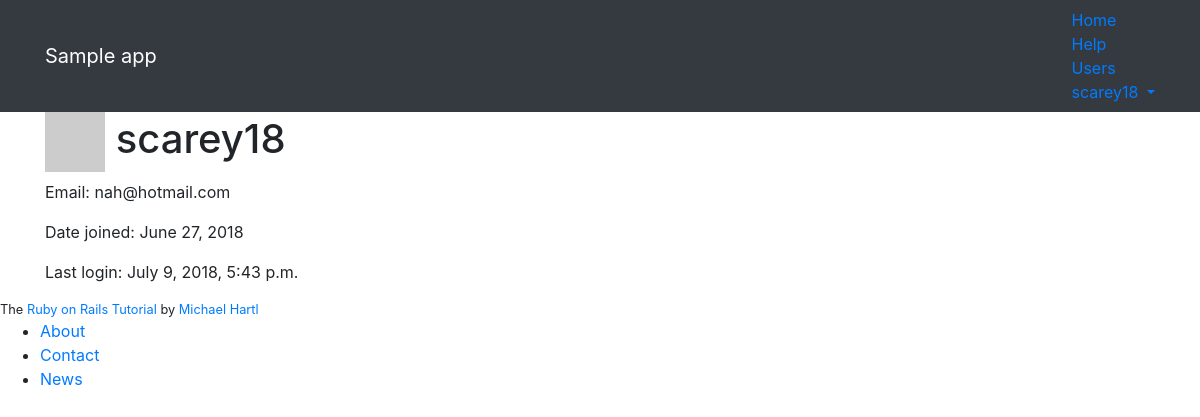
The app's page /users/1 (signed in), older data.
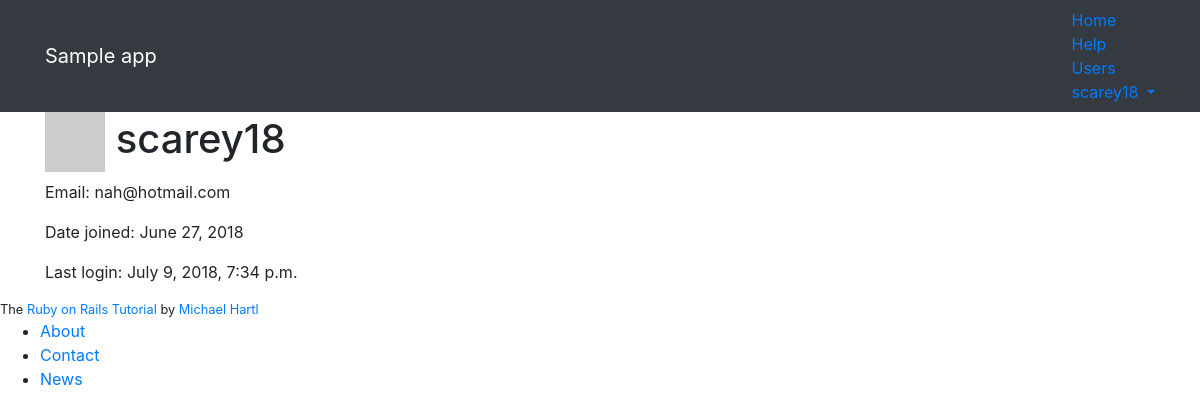
The same page, newer data.
### static_pages/models.py (models this page shows, shortened)
class User(AbstractUser):
    def gravatar(self, size=60):
        digest = hashlib.md5(self.email.encode()).hexdigest()
        url = f'http://www.gravatar.com/avatar/{digest}'
        return mark_safe(f'<img src="{url}" height="{size}" width="{size}" class="gravatar">')

### static_pages/views.py (the view)
# urls.py: path('users/<int:pk>', views.UserProfile.as_view(), name='profile'),
class UserProfile(LoginRequiredMixin, DetailView):
	model = User
	template_name = 'static_pages/profile.html'
	fields = ['username', 'email']
	def get_context_data(self, **kwargs):
		context = super().get_context_data(**kwargs)
		context['page_title'] = context['user'].username
		return context

### static_pages/templates/static_pages/profile.html (shortened to what this page needs)
{% extends 'base.html' %}
{% block content %}
<div class="row">
	<aside class="col-md-4">
		<section class="user_info">
			<h1>
				{{ user.gravatar }}
				{{ user.username }}
			</h1>
			<p>Email: {{ user.email }}</p>
			<p>Date joined: {{ user.date_joined|date:"F d, Y" }}</p>
			<p>Last login: {{ user.last_login }}</p>
		</section>
	</aside>
</div>
{% endblock %}

### static_pages/templates/base.html (shortened to what this page needs)
<head>
	<link rel="stylesheet" href="https://stackpath.bootstrapcdn.com/bootstrap/4.1.1/css/bootstrap.min.css">
	{% load static %}
	<link rel="stylesheet" type="text/css" href="{% static 'static_pages/style.scss' %}">
</head>
<body>
    <header class="navbar navbar-fixed-top navbar-dark bg-dark">
      	<div class="container">
        	<a href="{% url 'static_pages:home' %}" id="logo" class="navbar-brand">Sample app</a>
        	<nav>
          		<ul class="nav navbar-nav navbar-right">
            		<li><a href="{% url 'static_pages:home' %}">Home</a></li>
            		<li><a href="{% url 'static_pages:help' %}">Help</a></li>
            		{% if user.is_authenticated %}
            		<li><a href="#">Users</a></li>
            		<li class="dropdown">
            			<a href="#" class="dropdown-toggle" data-toggle="dropdown">
            				{{ user.username }}<b class="caret"></b>
            			</a>
            		</li>
            		{% else %}
            		<li><a href="{% url 'static_pages:login' %}">Log in</a></li>
            		{% endif %}
          		</ul>
        	</nav>
      	</div>
    </header>
    <div class="container content">{% block content %}{% endblock %}</div>
    <footer class="footer">
		<small>
	    	The <a href="http://www.railstutorial.org/">Ruby on Rails Tutorial</a>
	   		by <a href="http://www.michaelhartl.com/">Michael Hartl</a>
	  	</small>
	  	<nav>
	    	<ul>
	      		<li><a href="{% url 'static_pages:about' %}">About</a></li>
	      		<li><a href="{% url 'static_pages:contact' %}">Contact</a></li>
	      		<li><a href="http://news.railstutorial.org/">News</a></li>
	    	</ul>
	  	</nav>
	</footer>
</body>

Row changes from the older to the newer data that the page shows:
changed User "scarey18": last_login "July 9, 2018, 5:43 p.m." → "July 9, 2018, 7:34 p.m."
